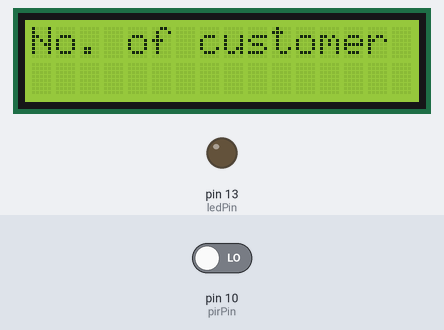
Bench run of a sketch on a simulated Arduino Uno, built with avr-gcc and run on an emulated ATmega328P. Shown: 16×2 character LCD, output pins drawn as LEDs (lit = HIGH). The inputs (shaded band) are chosen by the test bench; at power-on: pin 10 (pirPin) LOW.

Above: at 1.2 s.
1.3 s: pin 10 (pirPin) driven HIGH
At 2.7 s:
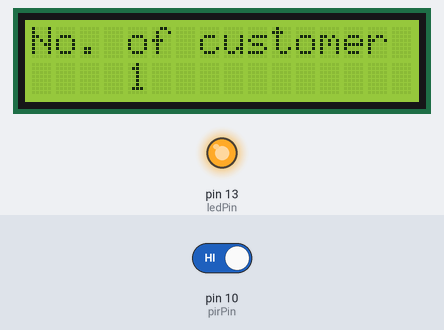
Timing chart, 0 to 4.3 s (numbered marks = the images above; inputs shaded):
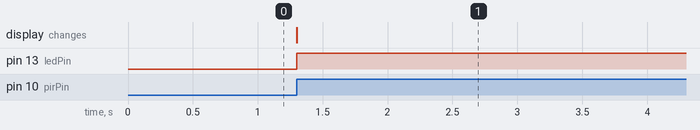

The sketch:

joe.ino
```cpp
#include <LiquidCrystal.h>

// initialize the library with the numbers of the interface pins
LiquidCrystal lcd(12, 11, 5, 4, 3, 2);
int ledPin = 13;
int pirPin = 10;
int pirState = LOW; // we start, assuming no motion detected
int val = 0; // variable for reading the pin status
int counter = 0;
int currentState = 0;
int previousState = 0;

void setup() {
pinMode(ledPin, OUTPUT); // declare LED as output
pinMode(pirPin, INPUT); // declare sensor as input
 lcd.begin(16, 2);
 lcd.setCursor(0, 0);
 lcd.print("No. of customer");
 Serial.begin(9600);
}

void loop(){

val = digitalRead(pirPin); // read PIR sensor input value

if(val == HIGH && previousState == LOW){
  counter = counter + 1;
  lcd.setCursor(4,1);
  lcd.print(counter);
}

digitalWrite(ledPin, val);
 previousState = val;

}
```

Measured:
- after the input at 1.3 s, pin 13 (ledPin): LOW → HIGH at once; the display: changes at once (image 1)
